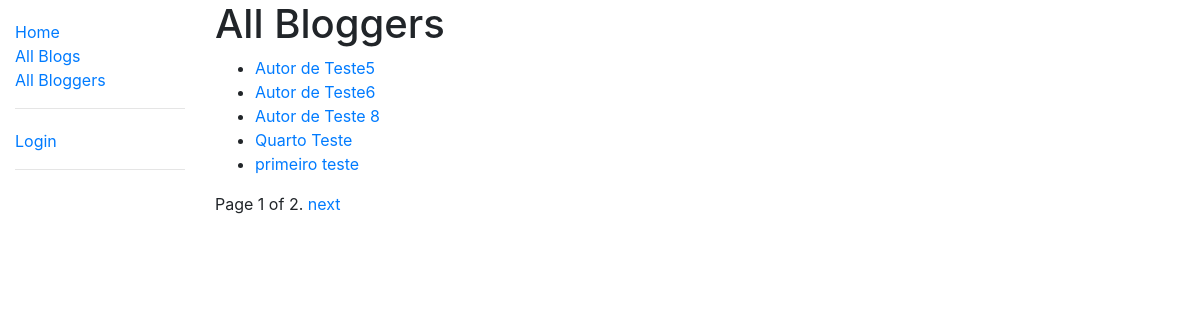
The app's page /blog/all_bloggers/ with its own data.
### web/models.py (models this page shows, shortened)
class Blogger(models.Model):
    first_name = models.CharField(max_length=64,  null=True, help_text='Blogger first name')
    last_name = models.CharField(max_length=64, null=True, help_text='Blogger last name')
    slug = models.SlugField(max_length=128, null=True, blank=True, db_index=True, help_text='for URL purposes')
    bio = models.TextField(max_length=2000, null=True, blank=True)
    blogs = models.ManyToManyField('Blog', blank=True, help_text='blogs written by this author', editable=True, )
    def get_absolute_url(self):
        return reverse('blogger_detail', args=[self.slug])

### web/views.py (the view)
# urls.py: path('all_bloggers/', views.BloggersListView.as_view(), name='all_bloggers'),
class BloggersListView(generic.ListView):
    model = Blogger
    ordering = ['first_name']  # Ordena a lista por ordem alfabética.
    paginate_by = 5

### web/templates/web/blogger_list.html (shortened to what this page needs)
{% extends "base.html" %}
{% block content %}
    <h1>All Bloggers</h1>
    {% if blogger_list %}
        <ul>
            {% for blogger in blogger_list %}
                <li>
                    <a href="{{ blogger.get_absolute_url }}">{{ blogger.first_name }} {{ blogger.last_name }}</a>
                </li>
            {% endfor %}
        </ul>
    {% else %}
        <p>There are no blogger
    {% endif %}
{% endblock %}

### records on screen
Blogger: first_name "Autor", last_name "de Teste5"
Blogger: first_name "Autor", last_name "de Teste6"
Blogger: first_name "Autor", last_name "de Teste 8"
Blogger: first_name "Quarto", last_name "Teste"
Blogger: first_name "primeiro", last_name "teste"

### other values on screen
{{ page_obj.number }} "1"
{{ page_obj.paginator.num_pages }} "2"
